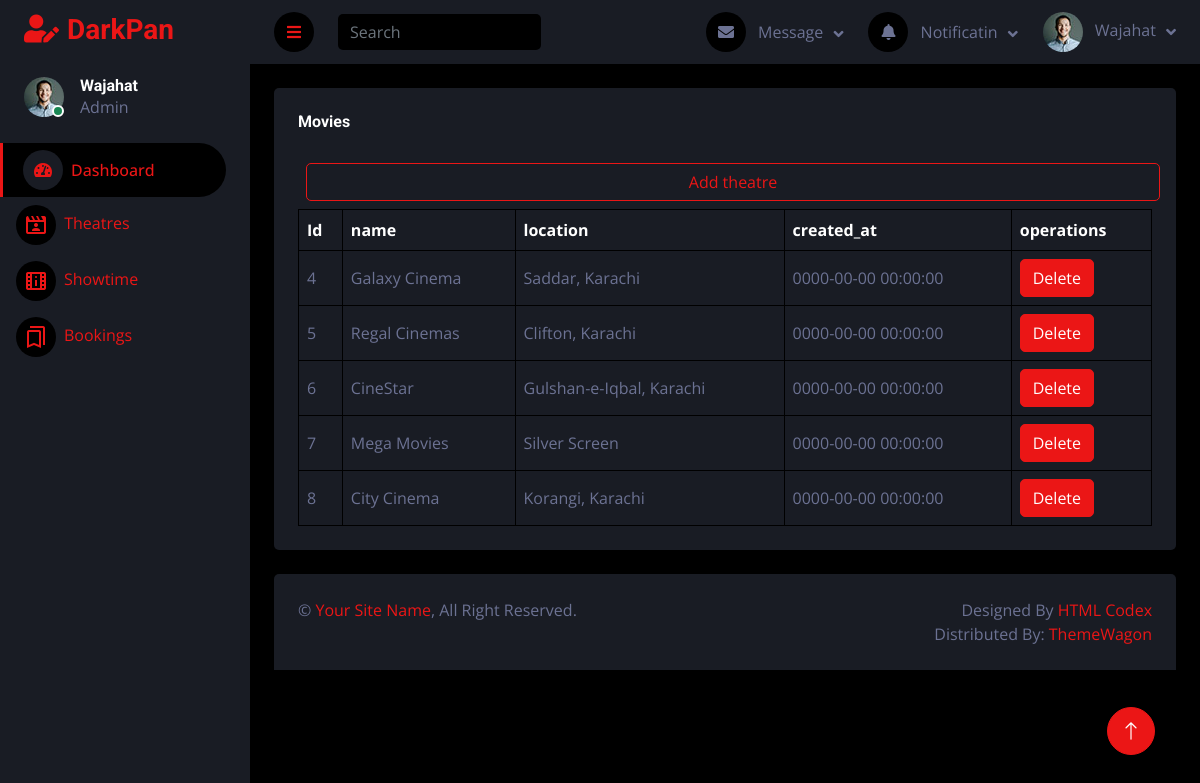
Page /admin/theatres.php (signed in) on the committed database.
### tables this page shows
CREATE TABLE `theaters` (
  `id` int(11) NOT NULL,
  `name` varchar(100) DEFAULT NULL,
  `location` varchar(255) DEFAULT NULL,
  `created_at` timestamp NOT NULL DEFAULT current_timestamp()
);

### admin/theatres.php (the view, shortened to what this page needs)
<?php
include 'header.php'; ?>
<?php include 'sidebar.php'; ?>
<?php include 'navbar.php'; ?>
<div class="container-fluid pt-4 px-4">
                <div class="bg-secondary text-center rounded p-4">
                    <div class="d-flex align-items-center justify-content-between mb-4">
                        <h6 class="mb-0">Movies</h6>
                    </div>
                    <a href="addtheatre.php" class="btn btn-outline-primary w-100 m-2" type="button">Add theatre</a>
                    <div class="table-responsive">
                        <table class="table text-start align-middle table-bordered table-hover mb-0">
                            <thead>
                                <tr class="text-white">
                                    <th scope="col">Id</th>
                                    <th scope="col">name</th>
                                    <th scope="col">location</th>
                                    <th scope="col">created_at</th>
                                    <th scope="col">operations</th>
                                </tr>
                            </thead>
                            <?php
                            include 'conn.php';
                            $query=mysqli_query($conn,"SELECT * FROM `theaters`");
                           while( $fetch=mysqli_fetch_array($query)){;
                            ?>
                          <tbody>
    <tr>
        <td><?php echo $fetch['id'] ?></td>
        <td><?php echo $fetch['name'] ?></td>
        <td ><?php echo $fetch['location'] ?></td>
        <td><?php echo $fetch['created_at'] ?> </td>
        <td><a href="deletetheatre.php?id=<?php echo $fetch['id'] ?>" class="btn btn-primary">Delete</a></td>
    </tr>
</tbody>
                            <?php
                           }
                            ?>
                        </table>
                    </div>
                </div>
            </div>
<?php include 'footer.php';?>

### admin/css/style.css (style rules this page uses)
:root { --primary: #EB1616; --secondary: #191C24; --light: #6C7293; --dark: #000000; }
.btn { transition: .5s; }

### rows in the picture
theaters: id "4", name "Galaxy Cinema", location "Saddar, Karachi", created_at "0000-00-00 00:00:00"
theaters: id "5", name "Regal Cinemas", location "Clifton, Karachi", created_at "0000-00-00 00:00:00"
theaters: id "6", name "CineStar", location "Gulshan-e-Iqbal, Karachi", created_at "0000-00-00 00:00:00"
theaters: id "7", name "Mega Movies", location "Silver Screen", created_at "0000-00-00 00:00:00"
theaters: id "8", name "City Cinema", location "Korangi, Karachi", created_at "0000-00-00 00:00:00"

### other values in the picture
$_SESSION['uname'] "Wajahat"
